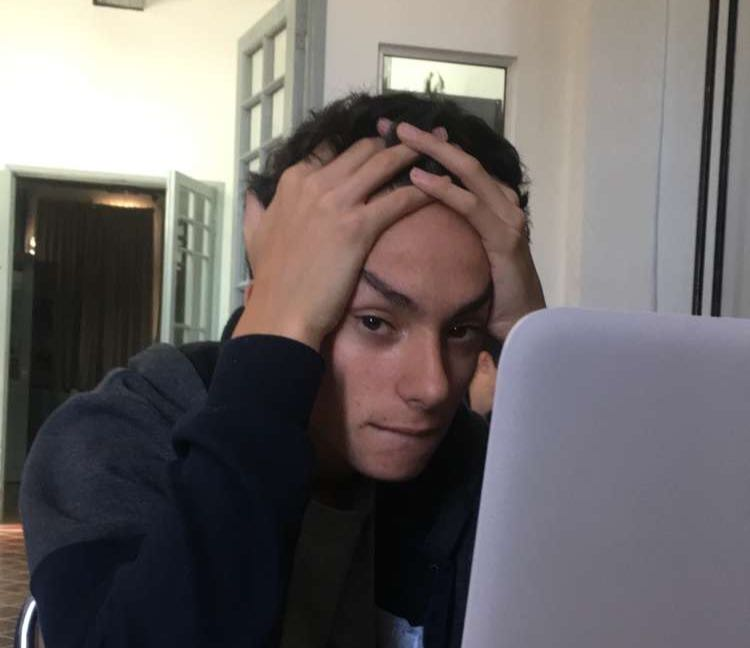
#> input picture Exposicion OpenCV/segunda_parte/destrozado.jpeg, 750 x 648 px
$ python my_face_matching.py
#> lines starting #> are read from the running program, lines starting #| are printed output that depends on the picture; after the words box and inside, x2 and y2 are one past the last pixel; in counts of white or black regions, pixels touching at a corner belong together
import cv2
import numpy as np

img_rgb = cv2.imread('destrozado.jpeg')
#> img_rgb is the input picture: shape (648, 750, 3); mean B, G, R 103.2, 103.7, 109.2
cv2.imshow('normal', img_rgb)
img_gray = cv2.cvtColor(img_rgb, cv2.COLOR_BGR2GRAY)
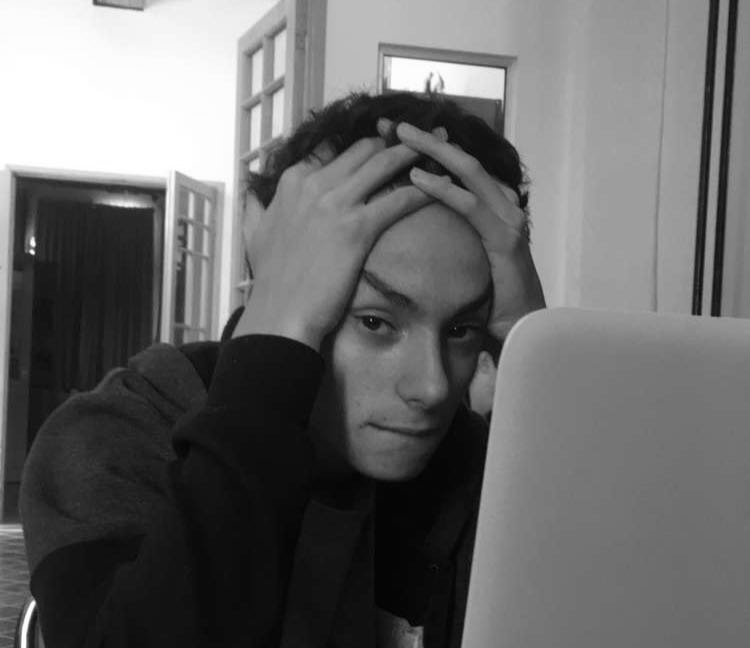
#> img_gray: shape (648, 750); min 1, max 255, mean 105.3

template = cv2.imread('my_face.png',0)
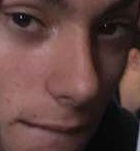
#> input picture Exposicion OpenCV/segunda_parte/my_face.png, 140 x 152 px
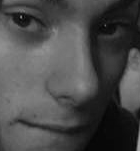
#> template: shape (152, 140); min 1, max 255, mean 75.6
cv2.imshow('template', template)
w, h = template.shape[::-1]
#> w = 140; h = 152

res = cv2.matchTemplate(img_gray,template,cv2.TM_CCOEFF_NORMED)
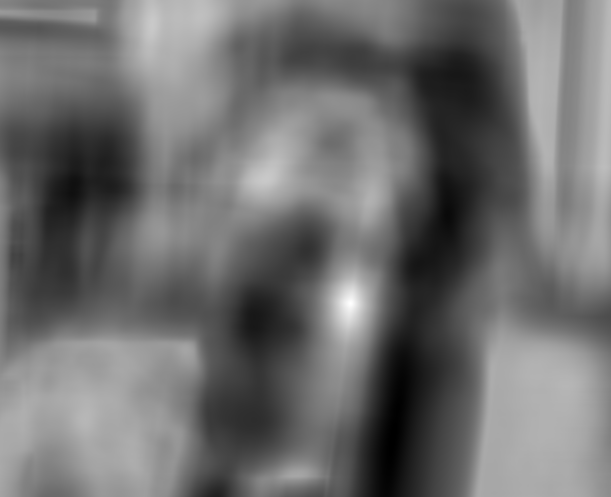
#> res: shape (497, 611) float32; min -0.64, max 0.914, mean 0.0325; drawn with min black and max white
threshold = 0.7
loc = np.where( res >= threshold)
#> loc = 368 positions, rows 290 to 319, columns 341 to 358

for pt in zip(*loc[::-1]):
    cv2.rectangle(img_rgb, pt, (pt[0] + w, pt[1] + h), (0,0,255), -1)
#> this loop made 368 passes
#> pt on passes 1 to 3: (350, 290), (351, 290), (352, 290)
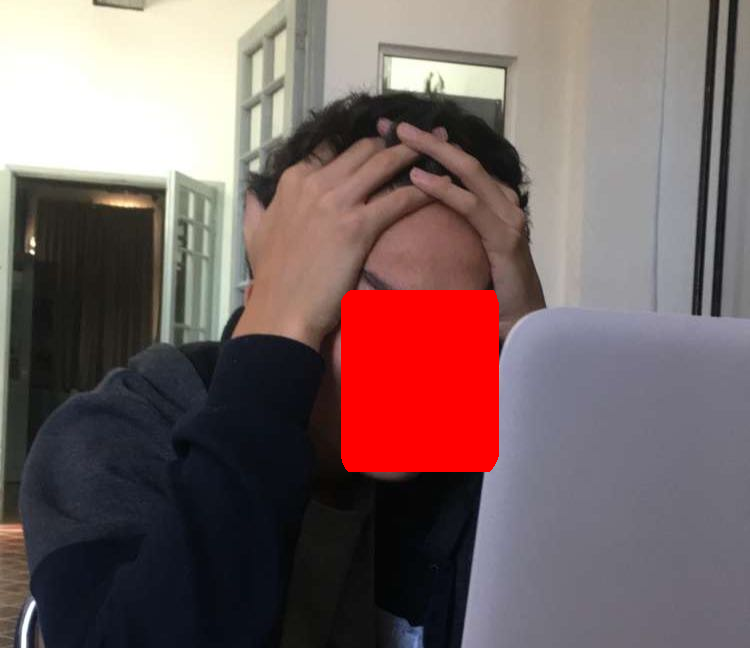
#> img_rgb: shape (648, 750, 3); 5.88% of pixels changed, all inside (x1, y1, x2, y2) = (341, 290, 499, 472)

gray = cv2.cvtColor(img_rgb,cv2.COLOR_BGR2GRAY)
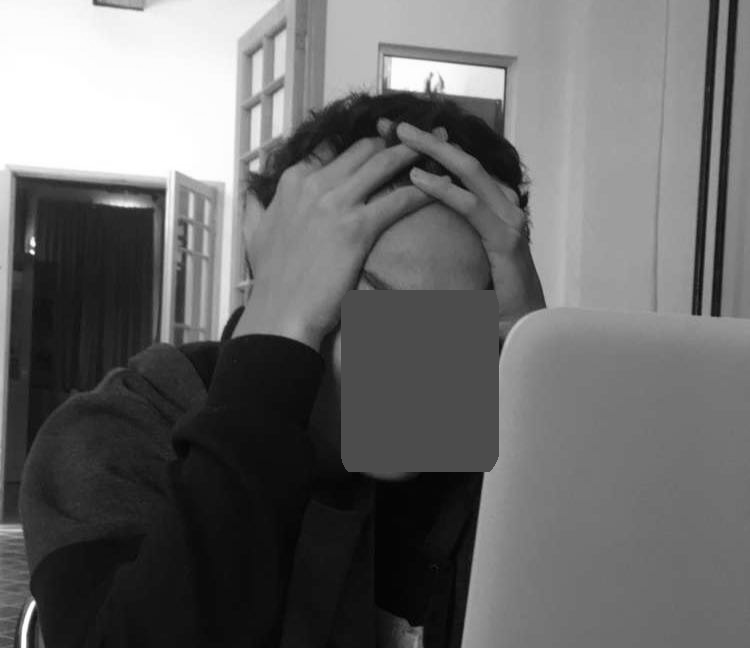
#> gray: shape (648, 750); min 1, max 255, mean 105.4
gray = np.float32(gray)

corners = cv2.goodFeaturesToTrack(gray, 100, 0.01, 10)
#> corners = 100 rows, first 8: [33, 253], [33, 601], [32, 237], [432, 90], [503, 70], [700, 314], [485, 472], [502, 99]
corners = np.int0(corners)

for corner in corners:
    x,y = corner.ravel()
    cv2.circle(img_rgb,(x,y),3,255,-1)
#> this loop made 100 passes
#> (x, y) on passes 1 to 12: (33, 253), (33, 601), (32, 237), (432, 90), (503, 70), (700, 314), (485, 472), (502, 99), (545, 307), (431, 73), (21, 530), (219, 340)
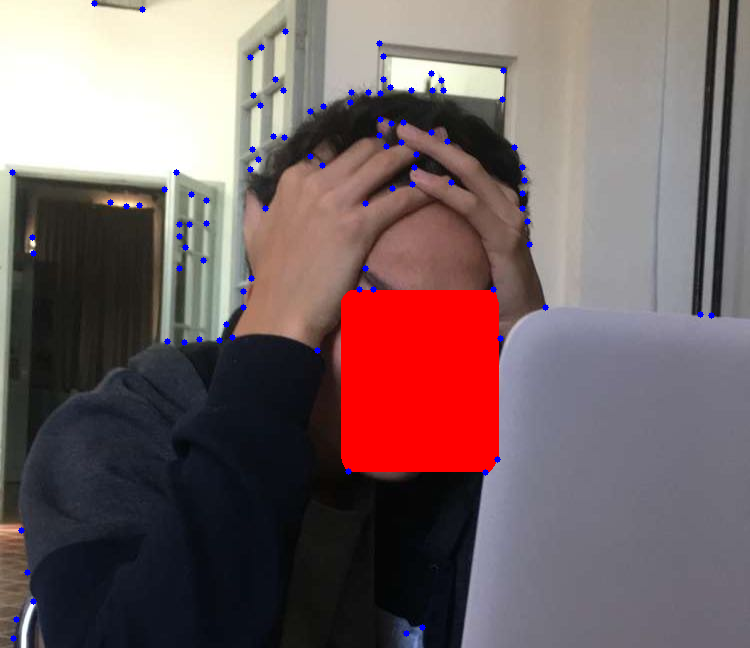
#> img_rgb: shape (648, 750, 3); 0.6% of pixels changed, all inside (x1, y1, x2, y2) = (9, 0, 715, 642)

cv2.imshow('Detected',img_rgb)
cv2.waitKey(0)
cv2.destroyAllWindows()
